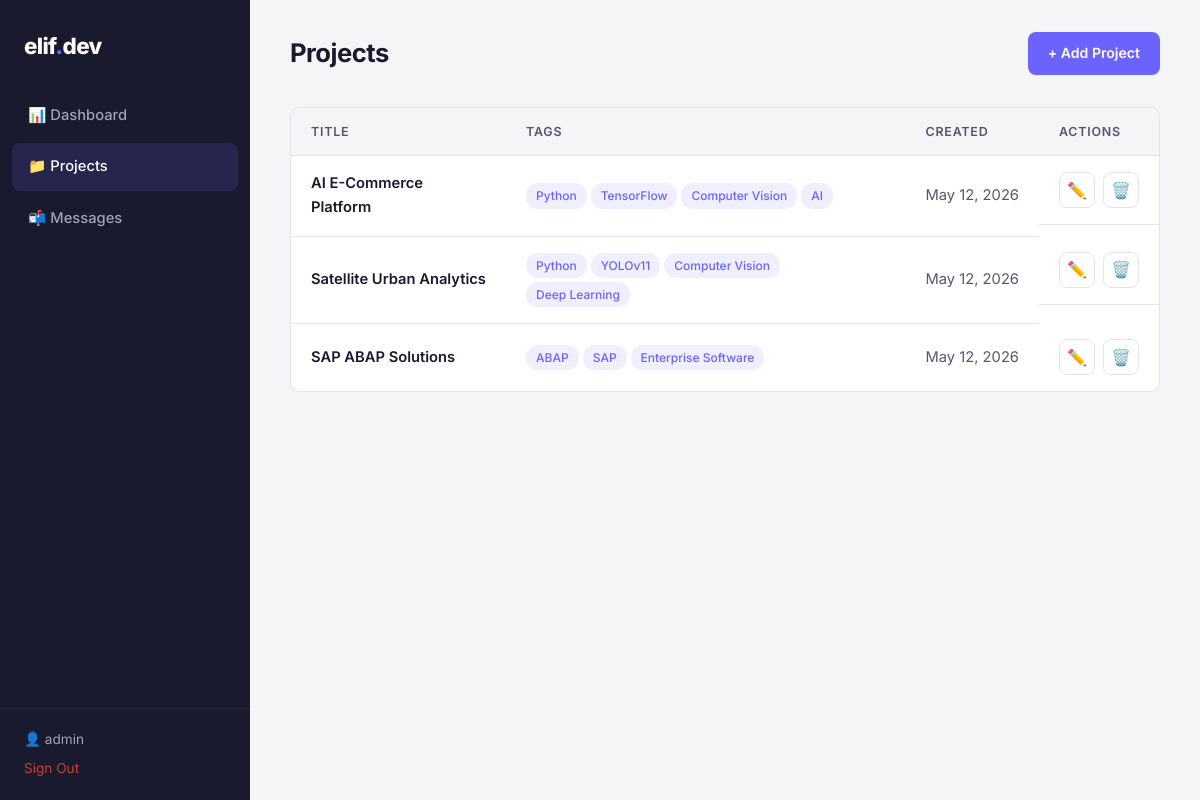
The page /admin/projects.php (signed in) on the database its author committed.
### tables this page shows
CREATE TABLE IF NOT EXISTS projects (
    id INT AUTO_INCREMENT PRIMARY KEY,
    title VARCHAR(255) NOT NULL,
    description TEXT NOT NULL,
    image_url VARCHAR(500) DEFAULT NULL,
    link VARCHAR(500) DEFAULT NULL,
    tags VARCHAR(500) DEFAULT NULL,
    created_at TIMESTAMP DEFAULT CURRENT_TIMESTAMP
);

### admin/projects.php (the view, shortened to what this page needs)
<?php
require_once __DIR__ . '/../includes/db.php';
$projects = $pdo->query('SELECT * FROM projects ORDER BY created_at DESC')->fetchAll();
?>
<!DOCTYPE html>
<html lang="en">
<head>
    <link rel="stylesheet" href="../css/admin.css">
</head>
<body>
    <div class="admin-layout">
        <aside class="sidebar">
            <div class="sidebar-logo">elif<span>.</span>dev</div>
            <nav class="sidebar-nav">
                <a href="index.php">📊 Dashboard</a>
                <a href="projects.php" class="active">📁 Projects</a>
                <a href="messages.php">📬 Messages</a>
            </nav>
            <div class="sidebar-footer">
                <span class="sidebar-user">👤 <?= htmlspecialchars($_SESSION['admin_user']) ?></span>
                <a href="logout.php" class="sidebar-logout">Sign Out</a>
            </div>
        </aside>
        <main class="admin-main">
            <header class="admin-header">
                <h1>Projects</h1>
                <a href="project_form.php" class="btn btn-primary-sm">+ Add Project</a>
            </header>
            <div class="table-wrapper">
                <table class="admin-table">
                    <thead>
                        <tr>
                            <th>Title</th>
                            <th>Tags</th>
                            <th>Created</th>
                            <th>Actions</th>
                        </tr>
                    </thead>
                    <tbody>
                        <?php if (empty($projects)): ?>
                            <tr><td colspan="4" class="empty-state">No projects yet. Add your first one!</td></tr>
                        <?php else: ?>
                            <?php foreach ($projects as $p): ?>
                                <tr>
                                    <td class="td-title"><?= htmlspecialchars($p['title']) ?></td>
                                    <td>
                                        <div class="tag-list">
                                            <?php foreach (explode(',', $p['tags'] ?? '') as $tag): ?>
                                                <?php if (trim($tag)): ?>
                                                    <span class="table-tag"><?= htmlspecialchars(trim($tag)) ?></span>
                                                <?php endif; ?>
                                            <?php endforeach; ?>
                                        </div>
                                    </td>
                                    <td class="td-date"><?= date('M d, Y', strtotime($p['created_at'])) ?></td>
                                    <td class="td-actions">
                                        <a href="project_form.php?id=<?= $p['id'] ?>" class="btn-icon" title="Edit">✏️</a>
                                        <a href="projects.php?delete=<?= $p['id'] ?>" class="btn-icon btn-danger" title="Delete"
                                           onclick="return confirm('Are you sure you want to delete this project?')">🗑️</a>
                                    </td>
                                </tr>
                            <?php endforeach; ?>
                        <?php endif; ?>
                    </tbody>
                </table>
            </div>
        </main>
    </div>
</body>
</html>

### css/admin.css (style rules this page uses)
:root { --admin-bg: #f4f5f7; --admin-surface: #ffffff; --admin-text: #1a1a2e; --admin-text-secondary: #555770; --admin-accent: #6c63ff; --admin-accent-hover: #5a52d5; --admin-border: #e2e4e9; --admin-sidebar-bg: #1a1a2e; --admin-sidebar-text: #a0a0b8; --admin-sidebar-active: #ffffff; --admin-danger: #e74c3c; --admin-success: #27ae60; --admin-radius: 10px; --admin-transition: 0.25s ease; --font-main: 'Inter', -apple-system, BlinkMacSystemFont, 'Segoe UI', sans-serif; }
*, *::before, *::after { margin: 0; padding: 0; box-sizing: border-box; }
body { font-family: var(--font-main); background: var(--admin-bg); color: var(--admin-text); line-height: 1.6; -webkit-font-smoothing: antialiased; }
a { color: var(--admin-accent); text-decoration: none; }
.admin-layout { display: flex; min-height: 100vh; }
.sidebar { width: 250px; background: var(--admin-sidebar-bg); color: var(--admin-sidebar-text); display: flex; flex-direction: column; position: fixed; top: 0; left: 0; bottom: 0; z-index: 100; }
.sidebar-logo { padding: 28px 24px; font-size: 1.4rem; font-weight: 800; color: #fff; letter-spacing: -0.03em; }
.sidebar-logo span { color: var(--admin-accent); }
.sidebar-nav { flex: 1; display: flex; flex-direction: column; gap: 4px; padding: 0 12px; }
.sidebar-nav a { display: flex; align-items: center; gap: 10px; padding: 12px 16px; border-radius: 8px; color: var(--admin-sidebar-text); font-size: 0.92rem; font-weight: 500; transition: all var(--admin-transition); }
.sidebar-nav a.active { background: rgba(108, 99, 255, 0.15); color: var(--admin-sidebar-active); }
.sidebar-footer { padding: 20px 24px; border-top: 1px solid rgba(255, 255, 255, 0.06); display: flex; flex-direction: column; gap: 8px; }
.sidebar-user { font-size: 0.85rem; }
.sidebar-logout { font-size: 0.85rem; color: var(--admin-danger) !important; opacity: 0.8; transition: opacity var(--admin-transition); }
.admin-main { flex: 1; margin-left: 250px; padding: 32px 40px; }
.admin-header { display: flex; align-items: center; justify-content: space-between; margin-bottom: 32px; }
.admin-header h1 { font-size: 1.6rem; font-weight: 700; letter-spacing: -0.02em; }
.btn { display: inline-flex; align-items: center; gap: 6px; font-family: var(--font-main); font-weight: 600; cursor: pointer; transition: all var(--admin-transition); border: none; text-decoration: none; }
.btn-primary, .btn-primary-sm { background: var(--admin-accent); color: #fff; border-radius: 8px; }
.btn-primary-sm { padding: 10px 20px; font-size: 0.88rem; }
.btn-icon { width: 36px; height: 36px; display: inline-flex; align-items: center; justify-content: center; border-radius: 8px; font-size: 1rem; transition: all var(--admin-transition); border: 1px solid var(--admin-border); background: transparent; }
.table-wrapper { background: var(--admin-surface); border: 1px solid var(--admin-border); border-radius: var(--admin-radius); overflow: hidden; }
.admin-table { width: 100%; border-collapse: collapse; }
.admin-table th { text-align: left; padding: 14px 20px; font-size: 0.78rem; font-weight: 600; text-transform: uppercase; letter-spacing: 0.06em; color: var(--admin-text-secondary); background: var(--admin-bg); border-bottom: 1px solid var(--admin-border); }
.admin-table td { padding: 16px 20px; border-bottom: 1px solid var(--admin-border); font-size: 0.92rem; }
.admin-table tbody tr:last-child td { border-bottom: none; }
.td-title { font-weight: 600; }
.td-date { color: var(--admin-text-secondary); font-size: 0.85rem; white-space: nowrap; }
.td-actions { display: flex; gap: 8px; }
.tag-list { display: flex; flex-wrap: wrap; gap: 4px; }
.table-tag { padding: 3px 10px; background: #f0efff; color: var(--admin-accent); border-radius: 12px; font-size: 0.75rem; font-weight: 500; }

### rows shown on the page
projects: title "AI E-Commerce Platform", tags "Python", tags "TensorFlow", tags "Computer Vision", tags "AI", created_at "May 12, 2026"
projects: title "Satellite Urban Analytics", tags "Python", tags "YOLOv11", tags "Computer Vision", tags "Deep Learning", created_at "May 12, 2026"
projects: title "SAP ABAP Solutions", tags "ABAP", tags "SAP", tags "Enterprise Software", created_at "May 12, 2026"

### other values the page prints
$_SESSION['admin_user'] "admin"
